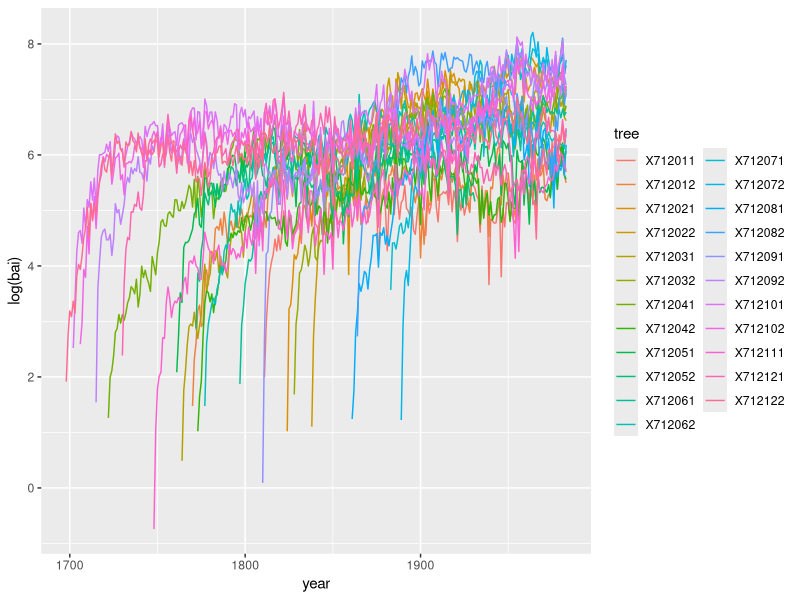
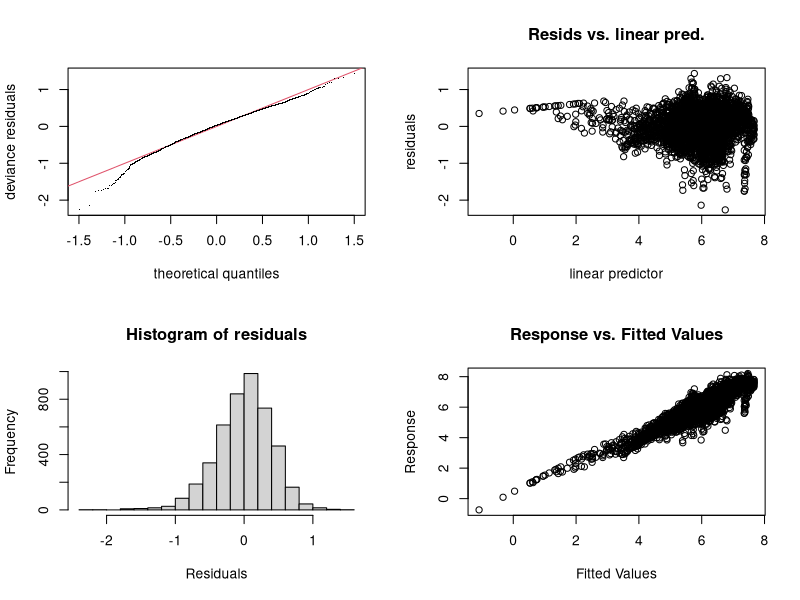
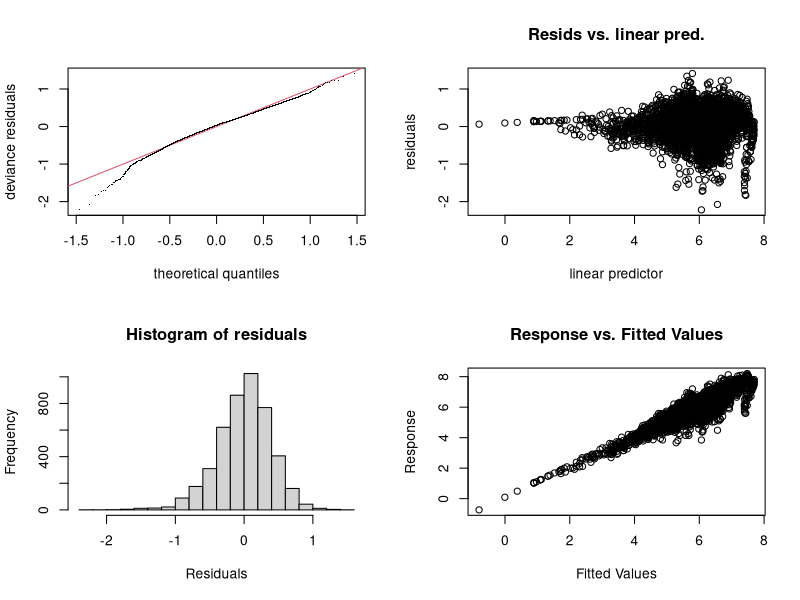
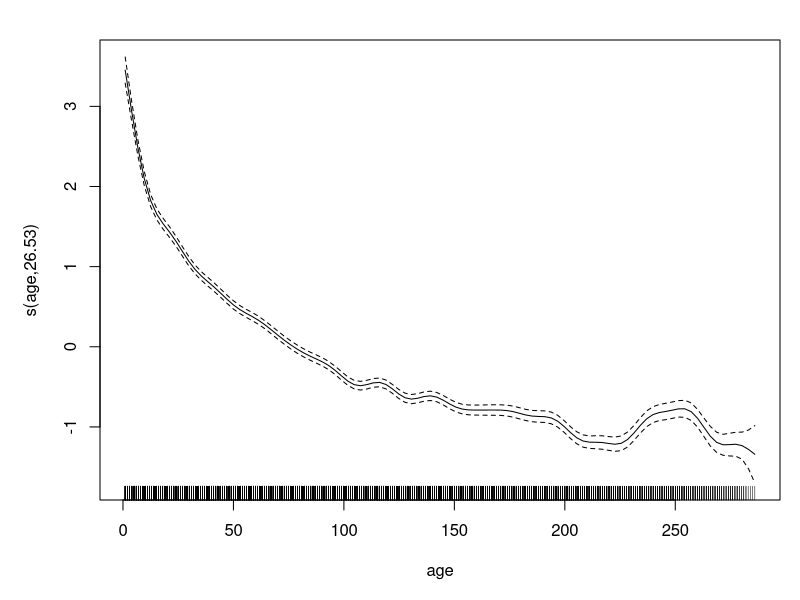
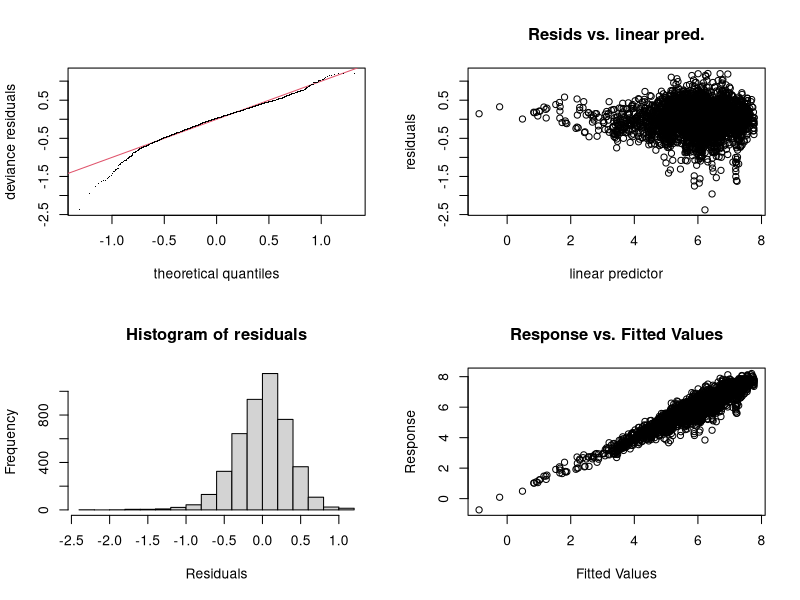
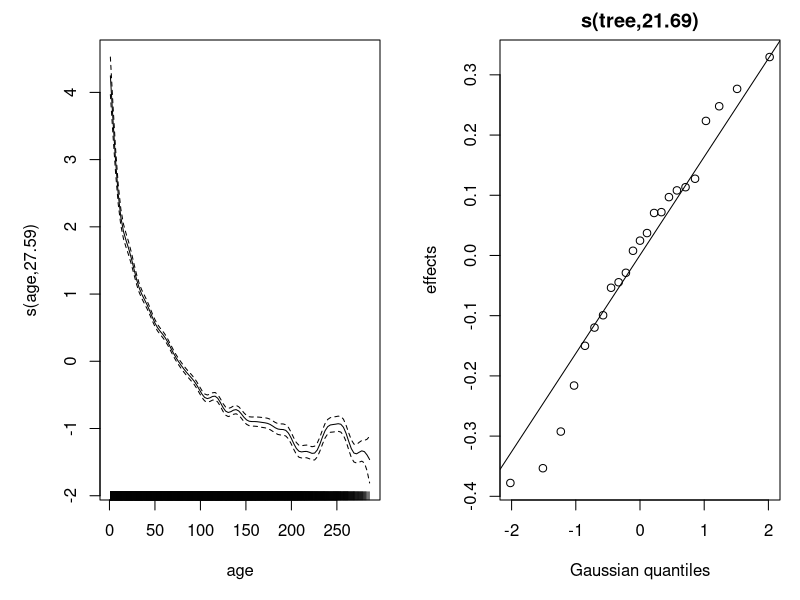
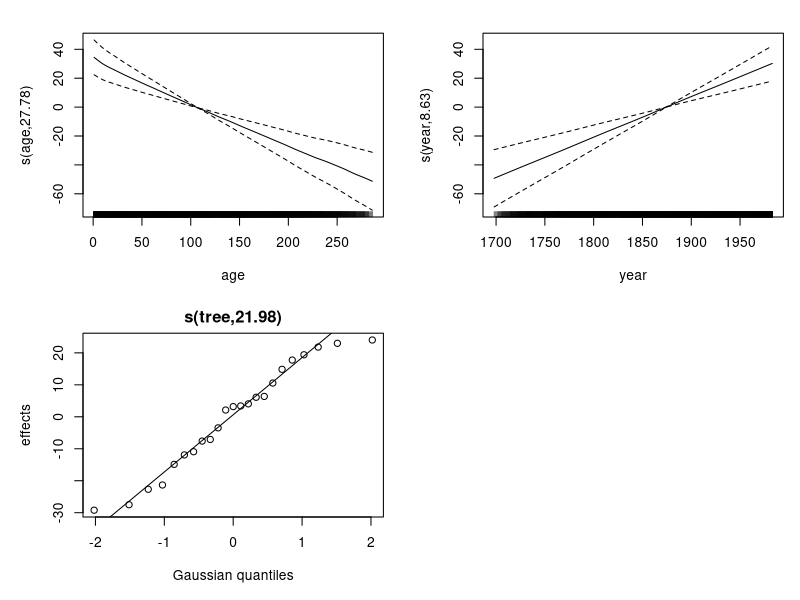
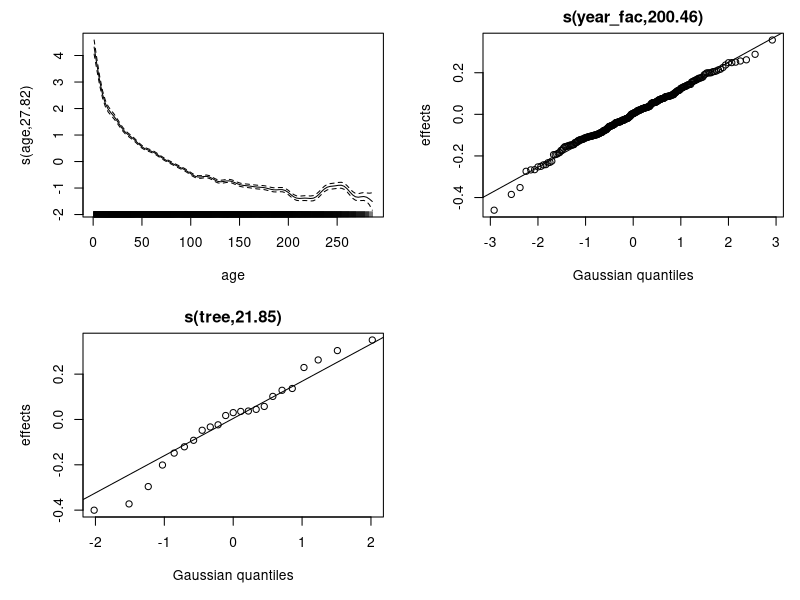

Source code (R) for these figures, in order:
## ---- chunk 1
knitr::opts_chunk$set(echo = TRUE)
## ---- chunk 2
wa <- read.csv("../donnees/dendro_wa082.csv")
wa[1:5, 1:8]
## ---- chunk 3
library(tidyr)
wa <- pivot_longer(wa, cols = c(-year), names_to = "tree", values_to = "bai",
                   values_drop_na = TRUE)
head(wa)
## ---- chunk 4
library(dplyr)
wa <- arrange(wa, tree, year) %>%
    group_by(tree) %>%
    mutate(age = row_number(), ba = cumsum(bai))
head(wa)
## ---- chunk 5
library(ggplot2)
ggplot(wa, aes(x = year, y = log(bai), color = tree)) +
    geom_line()
## ---- chunk 6
library(mgcv)
wa_gam <- gam(log(bai) ~ log(ba) + s(age), data = wa)
gam.check(wa_gam)
## ---- chunk 7
wa_gam <- gam(log(bai) ~ log(ba) + s(age, k = 30), data = wa)
gam.check(wa_gam)
## ---- chunk 8
plot(wa_gam, pages = 1)
## ---- chunk 9
wa$tree <- as.factor(wa$tree)
wa_gam <- gam(log(bai) ~ log(ba) + s(age, k = 30) + s(tree, bs = "re"), data = wa)
gam.check(wa_gam)
## ---- chunk 10
plot(wa_gam, pages = 1)
## ---- chunk 11
summary(wa_gam)
## ---- chunk 12
wa$year_fac <- as.factor(wa$year)
wa_gam2 <- gam(log(bai) ~ log(ba) + s(age, k = 30) + s(year) + 
                   s(tree, bs = "re"), data = wa)
plot(wa_gam2, pages = 1)
wa_gam3 <- gam(log(bai) ~ log(ba) + s(age, k = 30) + s(year_fac, bs = "re") +
                   s(tree, bs = "re"), data = wa)
plot(wa_gam3, pages = 1)
## ---- chunk 13
wa_pred <- as.data.frame(predict(wa_gam3, type = "terms"))
head(wa_pred)

wa_pred$year <- wa$year
ggplot(wa_pred, aes(x = year, y = `s(year_fac)`)) +
    geom_line()
